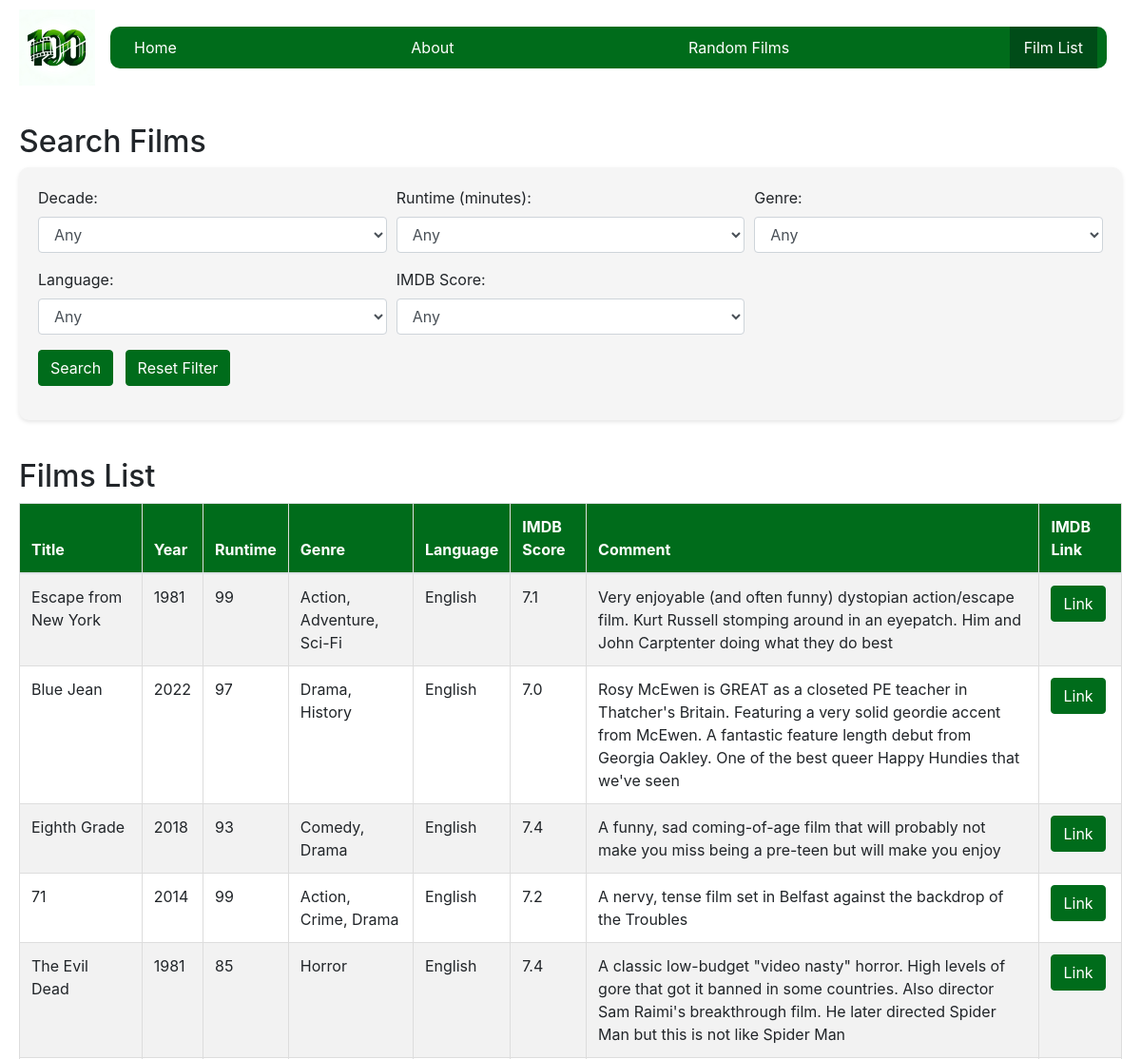
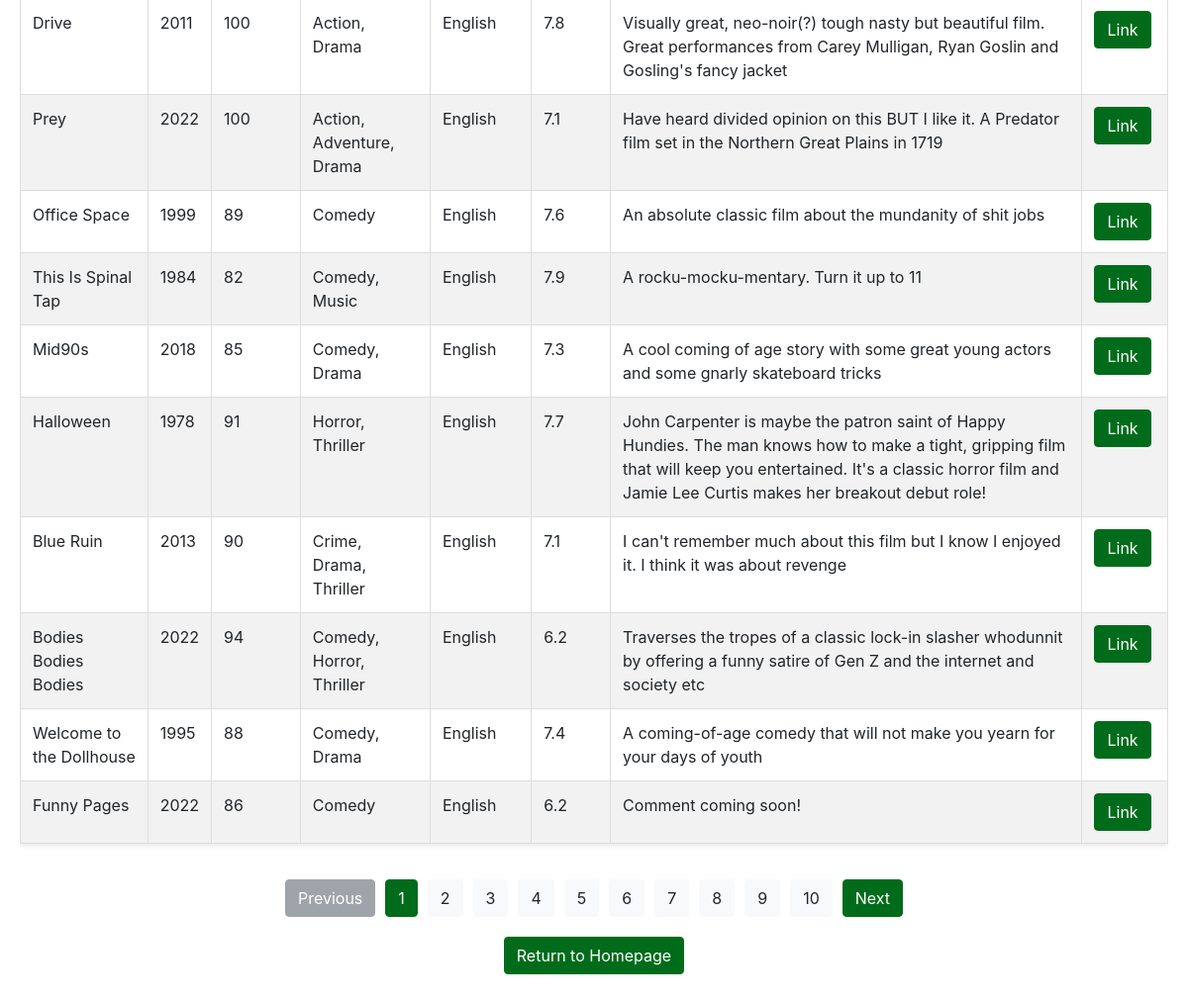
The page /film_list on the database its author committed (2 pictures, top to bottom).
### tables this page shows
CREATE TABLE hhdata (
        ID INTEGER PRIMARY KEY AUTOINCREMENT,
        Name TEXT,
        Year INTEGER,
        Runtime INTEGER,
        Genre TEXT,
        Language TEXT,
        IMDBScore REAL,
        Comment TEXT,
        Link TEXT,
        TMDBkey TEXT
    );

### applauncher.py (the view)
@app.route('/film_list')
def film_list():
    with sqlite3.connect(DATABASE) as conn:
        cur = conn.cursor()
        cur.execute("SELECT DISTINCT Language FROM hhdata ORDER BY Language")
        languages = [row[0] for row in cur.fetchall() if row[0]]
        cur.execute("SELECT DISTINCT Genre FROM hhdata")
        raw_genres = [row[0] for row in cur.fetchall() if row[0]]
        unique_genres = set()
        for genres in raw_genres:
            unique_genres.update([genre.strip() for genre in genres.split(',')])
        unique_genres = sorted(unique_genres)
    page = request.args.get('page', 1, type=int)
    films_per_page = 15  # Set films per page
    decade = request.args.get('decade', 'any')
    genre = request.args.get('genre', 'any')
    runtime = request.args.get('runtime', 'any')
    language = request.args.get('language', 'any')
    imdb_score = request.args.get('imdb_score', 'any')
    offset = (page - 1) * films_per_page
    films, total_films = fetch_films_with_pagination(decade, genre, runtime, language, imdb_score, offset, films_per_page)
    total_pages = ceil(total_films / films_per_page)
    return render_template(
        'film_list.html',
        films=films,
        page=page,
        total_pages=total_pages,
        decade=decade,
        genre=genre,
        runtime=runtime,
        language=language,
        imdb_score=imdb_score,
        languages=languages,
        genres=unique_genres
    )

### templates/film_list.html (shortened to what this page needs)
<!DOCTYPE html>
<html lang="en">
<head>
    <link rel="stylesheet" href="https://maxcdn.bootstrapcdn.com/bootstrap/4.5.2/css/bootstrap.min.css">
    <link rel="stylesheet" href="{{ url_for('static', filename='style.css') }}">
</head>
<body>
    <header class="header-navbar">
        <a href="/" class="logo-link">
            <img src="{{ url_for('static', filename='HappyHundies.png') }}" alt="Happy Hundies Logo" style="height: 80px;">
        </a>
        <nav class="navbar">
            <div class="navbar-links">
                <a href="/">Home</a>
                <a href="/about">About</a>
                <a href="/randomfilms">Random Films</a>
                <a class="active" href="/film_list">Film List</a>
            </div>
        </nav>
    </header>
<div class="filmlist-page-container">
    <h2>Search Films</h2>
    <div class="form-container">
        <form action="/film_list" method="get">
            <div class="form-row">
                <div class="form-group col-md-4">
                    <label for="decade">Decade:</label>
                    <select name="decade" class="form-control">
                        <option value="any" {% if not decade or decade == 'any' %}selected{% endif %}>Any</option>
                    </select>
                </div>
                <div class="form-group col-md-4">
                    <label for="runtime">Runtime (minutes):</label>
                    <select name="runtime" class="form-control">
                        <option value="any" {% if not runtime or runtime == 'any' %}selected{% endif %}>Any</option>
                    </select>
                </div>
                <div class="form-group col-md-4">
                    <label for="genre">Genre:</label>
                    <select name="genre" class="form-control">
                        <option value="any" {% if genre == 'any' %}selected{% endif %}>Any</option>
                    </select>
                </div>
            </div>
            <div class="form-row">
                <div class="form-group col-md-4">
                    <label for="language">Language:</label>
                    <select name="language" class="form-control">
                        <option value="any" {% if language == 'any' %}selected{% endif %}>Any</option>
                    </select>
                </div>
                <div class="form-group col-md-4">
                    <label for="imdb_score">IMDB Score:</label>
                    <select name="imdb_score" class="form-control">
                        <option value="any" {% if not imdb_score or imdb_score == 'any' %}selected{% endif %}>Any</option>
                    </select>
                </div>
            </div>
            <div class="form-row">
                <div class="form-group col-md-12">
                    <input type="submit" value="Search" class="btn btn-primary">
                    <a href="{{ url_for('film_list') }}" class="btn btn-secondary ml-2">Reset Filter</a>
                </div>
            </div>
        </form>
    </div>
    <h2>Films List</h2>
    <div class="table-responsive d-none d-md-block">
        <table class="table table-striped">
            <thead>
                <tr>
                    <th>Title</th>
                    <th>Year</th>
                    <th>Runtime</th>
                    <th>Genre</th>
                    <th>Language</th>
                    <th>IMDB Score</th>
                    <th>Comment</th>
                    <th>IMDB Link</th>
                </tr>
            </thead>
            <tbody>
                {% for film in films %}
                    <tr>
                        <td>{{ film[1] }}</td>
                        <td>{{ film[2] }}</td>
                        <td>{{ film[3] }}</td>
                        <td>{{ film[4] }}</td>
                        <td>{{ film[5] }}</td>
                        <td>{{ film[6] }}</td>
                        <td>{{ film[7] }}</td>
                        <td>
                            {% if film[8] %}
                                <a href="{{ film[8] }}" target="_blank" class="btn btn-primary">Link</a>
                            {% endif %}
                        </td>
                    </tr>
                {% else %}
                    <tr>
                        <td colspan="8">No films found.</td>
                    </tr>
                {% endfor %}
            </tbody>
        </table>
    </div>
    <div class="pagination">
        {% if page > 1 %}
            <a href="{{ url_for('film_list', page=page-1, decade=decade, genre=genre, runtime=runtime, language=language, imdb_score=imdb_score) }}" class="btn btn-secondary">Previous</a>
        {% else %}
            <span class="btn btn-secondary disabled">Previous</span>
        {% endif %}
        {% for p in range(1, total_pages + 1) %}
            <a href="{{ url_for('film_list', page=p, decade=decade, genre=genre, runtime=runtime, language=language, imdb_score=imdb_score) }}"
               class="btn {% if p == page %}btn-primary{% else %}btn-light{% endif %}">{{ p }}</a>
        {% endfor %}
        {% if page < total_pages %}
            <a href="{{ url_for('film_list', page=page+1, decade=decade, genre=genre, runtime=runtime, language=language, imdb_score=imdb_score) }}" class="btn btn-secondary">Next</a>
        {% else %}
            <span class="btn btn-secondary disabled">Next</span>
        {% endif %}
    </div>
    <div class="return-homepage">
        <a href="{{ url_for('index') }}">
            <button type="button" class="btn btn-primary">Return to Homepage</button>
        </a>
    </div>
</body>
</html>

### static/style.css (style rules this page uses)
.header-navbar { display: flex; align-items: center; justify-content: space-between; padding: 10px 20px; background-color: #fff; box-sizing: border-box; }
.logo-link img, .index-logo img { height: 80px; }
.logo-link, .index-logo { flex-shrink: 0; }
.navbar { display: flex; align-items: center; flex-grow: 1; }
.navbar-links { display: flex; justify-content: space-between; align-items: center; flex-grow: 1; background-color: #006c1b; border-radius: 10px; padding: 0 10px; box-sizing: border-box; }
.navbar-links a { color: white; text-decoration: none; padding: 10px 15px; font-size: 16px; transition: background-color 0.3s; }
.navbar-links a.active, .navbar-links a:hover { background-color: #004c18; }
.pagination { display: flex; justify-content: center; align-items: center; margin: 20px 0; gap: 10px; }
.return-homepage { display: flex; justify-content: center; margin-top: 20px; }
.form-container, .plucky-container { max-width: 100%; }
.filmlist-page-container, .intro-container { margin: 10px auto; padding: 20px; background-color: #f5f5f5; border-radius: 10px; box-sizing: border-box; max-width: 100%; }
.filmlist-page-container { background-color: #ffffff; }
.btn-primary, .btn-secondary { background-color: #006c1b; border-color: #006c1b; color: white; }
.table { border-collapse: collapse; width: 100%; box-shadow: 0 2px 5px rgba(0,0,0,0.1); }
th, td { border: 1px solid #ddd; text-align: left; padding: 10px; }
th { background-color: #006c1b; color: white; }
.form-container { background-color: #f5f5f5; padding: 20px; border-radius: 10px; box-shadow: 0 2px 4px rgba(0,0,0,0.1); margin-bottom: 40px; box-sizing: border-box; }
@media (min-width: 769px) { .d-none { display: block !important; } }

### rows shown on the page
hhdata: Name "Escape from New York", Year "1981", Runtime "99", Genre "Action, Adventure, Sci-Fi", Language "English", IMDBScore "7.1", Comment "Very enjoyable (and often funny) dystopian action/escape film. Kurt Russell stomping around in an eyepatch. Him and John Carptenter doing what they do best"
hhdata: Name "Blue Jean", Year "2022", Runtime "97", Genre "Drama, History", Language "English", IMDBScore "7.0", Comment "Rosy McEwen is GREAT as a closeted PE teacher in Thatcher's Britain. Featuring a very solid geordie accent from McEwen. A fantastic feature length debut from Georgia Oakley. One of the best queer Happy Hundies that we've seen"
hhdata: Name "Eighth Grade", Year "2018", Runtime "93", Genre "Comedy, Drama", Language "English", IMDBScore "7.4", Comment "A funny, sad coming-of-age film that will probably not make you miss being a pre-teen but will make you enjoy"
hhdata: Name "71", Year "2014", Runtime "99", Genre "Action, Crime, Drama", Language "English", IMDBScore "7.2", Comment "A nervy, tense film set in Belfast against the backdrop of the Troubles"
hhdata: Name "The Evil Dead", Year "1981", Runtime "85", Genre "Horror", Language "English", IMDBScore "7.4", Comment "A classic low-budget \"video nasty\" horror. High levels of gore that got it banned in some countries. Also director Sam Raimi's breakthrough film. He later directed Spider Man but this is not like Spider Man"
hhdata: Name "Drive", Year "2011", Runtime "100", Genre "Action, Drama", Language "English", IMDBScore "7.8", Comment "Visually great, neo-noir(?) tough nasty but beautiful film. Great performances from Carey Mulligan, Ryan Goslin and Gosling's fancy jacket"
hhdata: Name "Prey", Year "2022", Runtime "100", Genre "Action, Adventure, Drama", Language "English", IMDBScore "7.1", Comment "Have heard divided opinion on this BUT I like it. A Predator film set in the Northern Great Plains in 1719"
hhdata: Name "Office Space", Year "1999", Runtime "89", Genre "Comedy", Language "English", IMDBScore "7.6", Comment "An absolute classic film about the mundanity of shit jobs"
hhdata: Name "This Is Spinal Tap", Year "1984", Runtime "82", Genre "Comedy, Music", Language "English", IMDBScore "7.9", Comment "A rocku-mocku-mentary. Turn it up to 11"
hhdata: Name "Mid90s", Year "2018", Runtime "85", Genre "Comedy, Drama", Language "English", IMDBScore "7.3", Comment "A cool coming of age story with some great young actors and some gnarly skateboard tricks"
hhdata: Name "Halloween", Year "1978", Runtime "91", Genre "Horror, Thriller", Language "English", IMDBScore "7.7", Comment "John Carpenter is maybe the patron saint of Happy Hundies. The man knows how to make a tight, gripping film that will keep you entertained. It's a classic horror film and Jamie Lee Curtis makes her breakout debut role!"
hhdata: Name "Blue Ruin", Year "2013", Runtime "90", Genre "Crime, Drama, Thriller", Language "English", IMDBScore "7.1", Comment "I can't remember much about this film but I know I enjoyed it. I think it was about revenge"
hhdata: Name "Bodies Bodies Bodies", Year "2022", Runtime "94", Genre "Comedy, Horror, Thriller", Language "English", IMDBScore "6.2", Comment "Traverses the tropes of a classic lock-in slasher whodunnit by offering a funny satire of Gen Z and the internet and society etc"
hhdata: Name "Welcome to the Dollhouse", Year "1995", Runtime "88", Genre "Comedy, Drama", Language "English", IMDBScore "7.4", Comment "A coming-of-age comedy that will not make you yearn for your days of youth"
hhdata: Name "Funny Pages", Year "2022", Runtime "86", Genre "Comedy", Language "English", IMDBScore "6.2", Comment "Comment coming soon!"

### other values the page prints
{{ p }} "1" "2" "3" "4" "5" "6" "7" "8" "9" "10"
